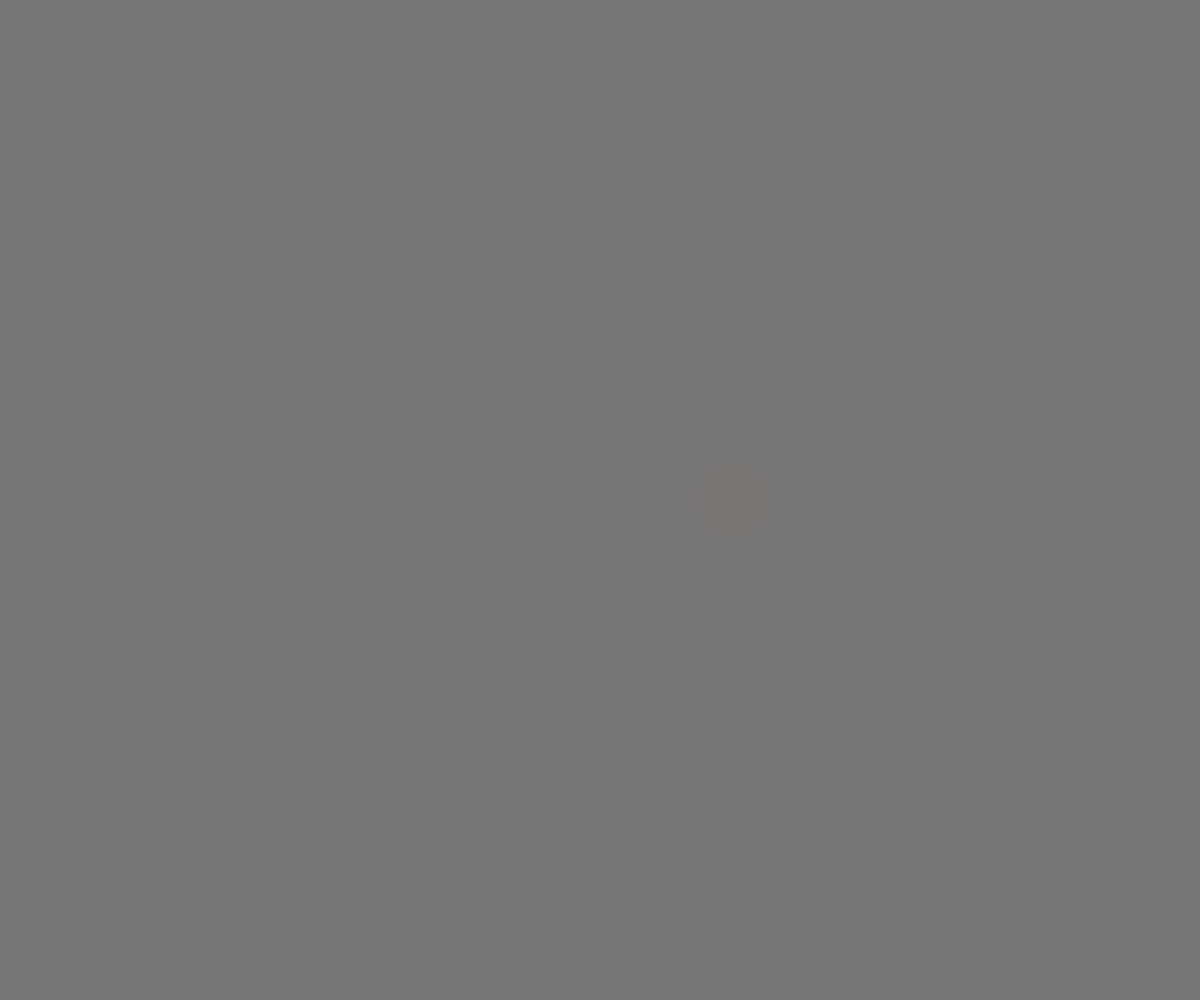
Frame 1 (no input)
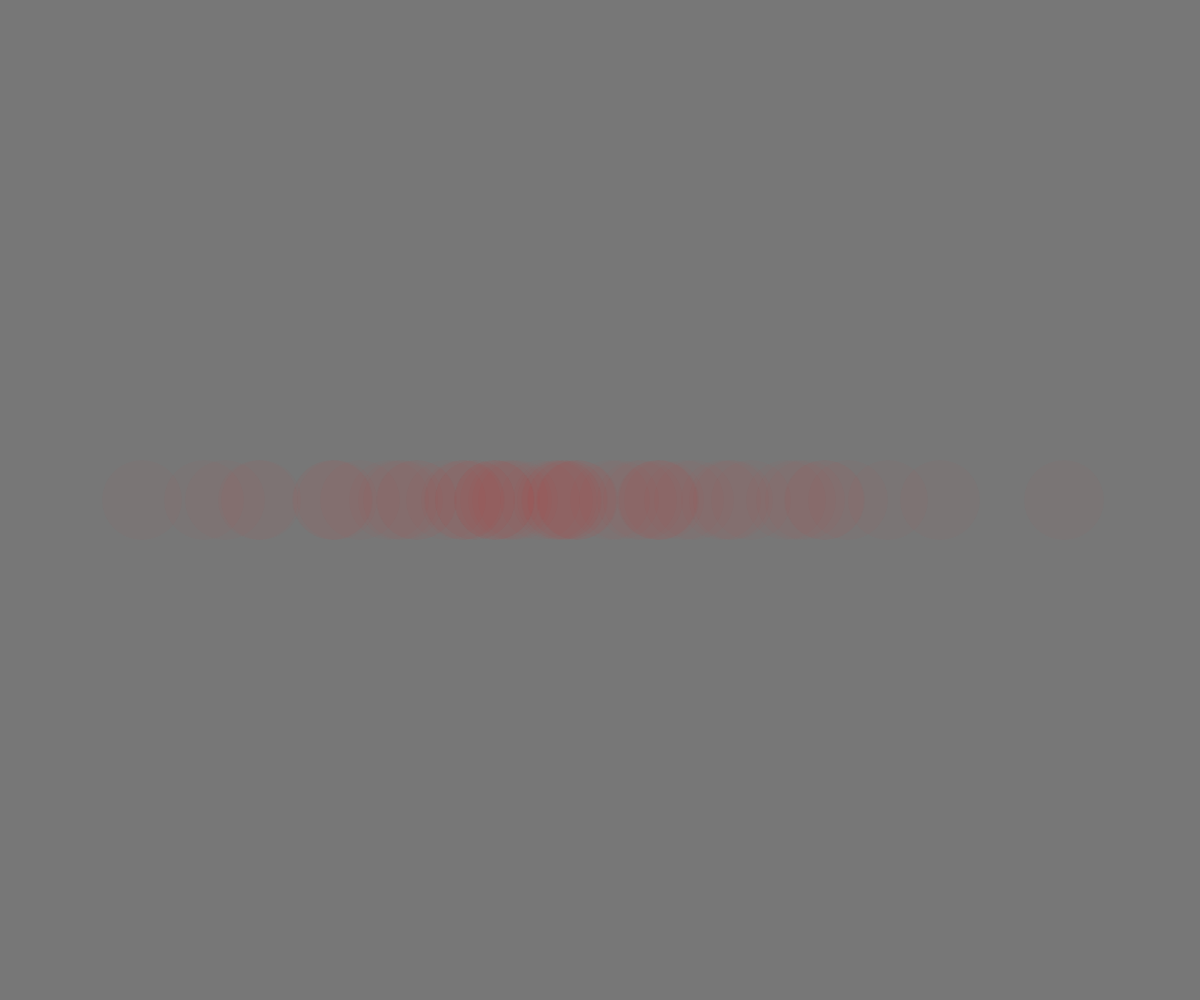
Frame 60 (no input)
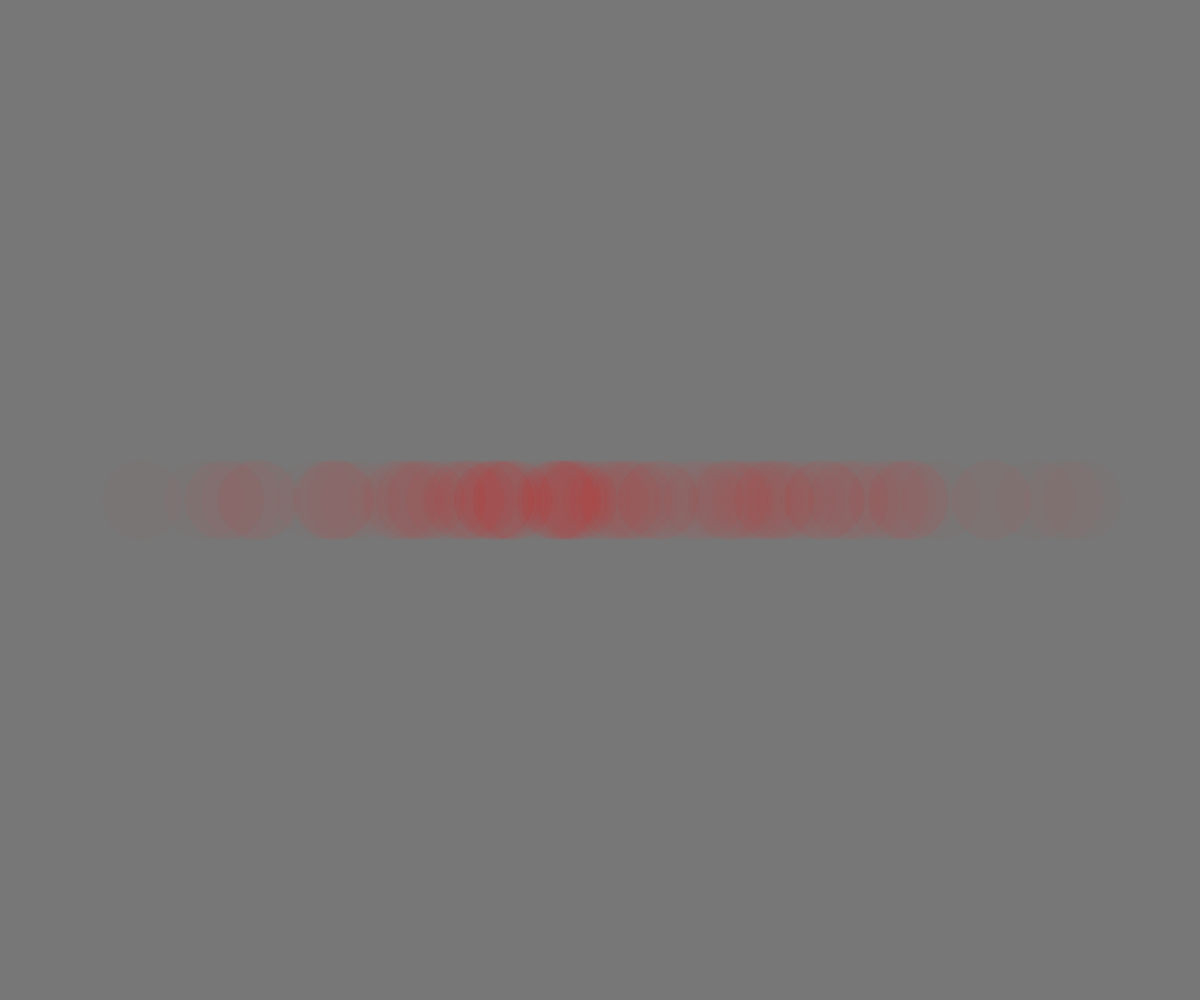
Frame 120 (the mouse pressed at the canvas centre since frame 60)

The p5.js sketch that drew these frames (run headless with seeded random() and noise() and a simulated clock; from frame 60 on, the mouse is pressed at the canvas centre):

// p5.js sketch
// ── sketch.js
function setup() {
  createCanvas(window.innerWidth,window.innerHeight);
  background('#777777');
  noStroke();
  fill(255,0,0,5);
}

function draw() {
  translate(width/2,height/2);
  let rand = Math.floor(randomGaussian(0,200));
  let x = rand;
  circle(x,0,80);
}
